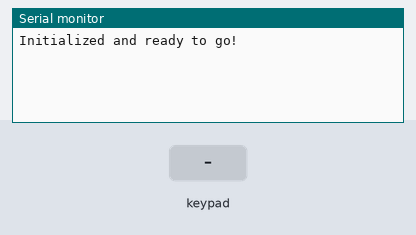
Simulated run of this sketch. Board: Arduino Uno, built with avr-gcc and run on an emulated ATmega328P. On the bench: the last lines printed to the serial monitor. Wiring (inferred from the names in the program): 4×4 keypad with keys 1 2 3 A 4 5 6 B 7 8 9 C * 0 # D: rows pin 15, pin 14, pin 13, pin 12; columns pin 11, pin 10, pin 9, pin 8. The inputs (shaded band) are chosen by the test bench.

Above: at 1.2 s.
1.3 s: key '1' pressed
At 2.6 s:
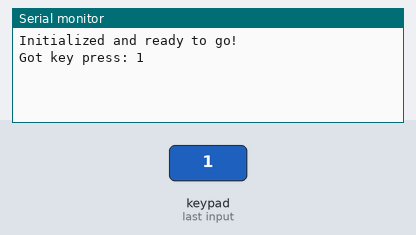
2.9 s: keypad keys 1 2 # pressed 0.4 s apart
At 4.7 s:
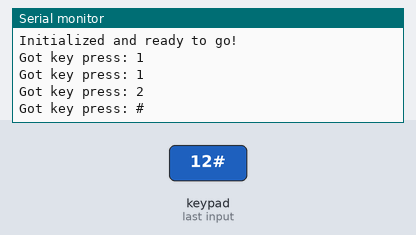
5.6 s: key 'A' pressed
At 6.1 s:
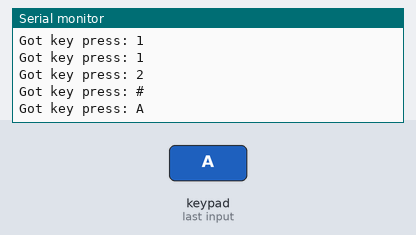
7.1 s: keypad keys 1 2 * pressed 0.4 s apart
At 9.1 s:
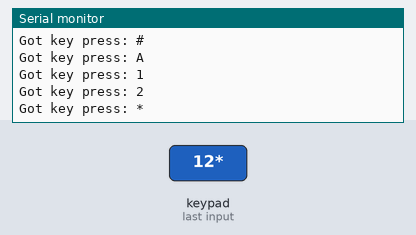
9.8 s: key 'B' pressed
At 10.6 s:
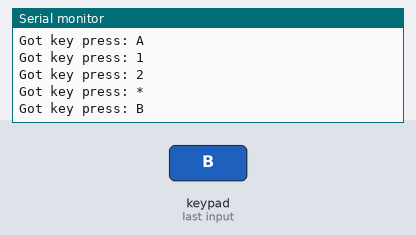
11.3 s: keypad keys 1 2 D pressed 0.4 s apart
At 13.6 s:
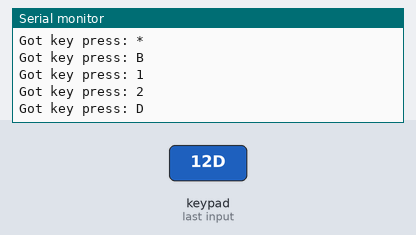

Measured:
- after the input at 1.3 s, the serial monitor: prints a new line after 0.10 s (image 1)
- after the input at 2.9 s, the serial monitor: prints a new line after 0.50 s (image 2)
- after the input at 5.6 s, the serial monitor: prints a new line at once (image 3)
- after the input at 7.1 s, the serial monitor: prints a new line after 0.11 s (image 4)
- after the input at 9.8 s, the serial monitor: prints a new line at once (image 5)
- after the input at 11.3 s, the serial monitor: prints a new line after 0.11 s (image 6)

The sketch:

TestKeypad.ino
```cpp
// (licence header left out)
// define the pins used for the rows
#define ROW1 15
#define ROW2 14
#define ROW3 13
#define ROW4 12
// define the pins used to read the state of the columns
#define COL1 11
#define COL2 10
#define COL3 9
#define COL4 8

#define uint unsigned int

// helper constructs to easily manage the rows and columns
const uint ROWS[] = {ROW1, ROW2, ROW3, ROW4};
const uint COLS[]  = {COL1, COL2, COL3, COL4};
// matrix representation of the keypad
// the coordinate of each key is (row, column)
const char LETTERS[][4] = {{'1', '2', '3', 'A'},
  {'4', '5', '6', 'B'},
  {'7', '8', '9', 'C'},
  {'*', '0', '#', 'D'}
};

/**
 * Returns the currently pressed key.
 *
 * @return the pressed key or -1 if
 *         no key press was registered.
 */
char getPressedKey() {
  for (int ri = 0; ri < 4; ri++) {
    digitalWrite(ROWS[ri], HIGH);
    for (int c = 0; c < 4; c++) {
      if (HIGH == digitalRead(COLS[c])) {
        return LETTERS[ri][c];
      }
    }
    digitalWrite(ROWS[ri], LOW);
  }
  return -1;
}


void setup() {
  // setup row pins for output and col pins for input
  // and set each one to LOW.
  for (int i = 0; i < 4; i++) {
    pinMode(ROWS[i], OUTPUT);
    pinMode(COLS[i], INPUT);
    digitalWrite(ROWS[i], LOW);
    digitalWrite(COLS[i], LOW);
  }
  // start serial montior for debugging purposes
  Serial.begin(9600);
  Serial.println("Initialized and ready to go!");
}

void loop() {
  // read the current key press and if
  // available print it to the serial
  // monitor
  char key = getPressedKey();
  if (key != -1) {
    Serial.print("Got key press: ");
    Serial.println(key);
  }
  // prevent double clicks
  delay(200);
}
```
